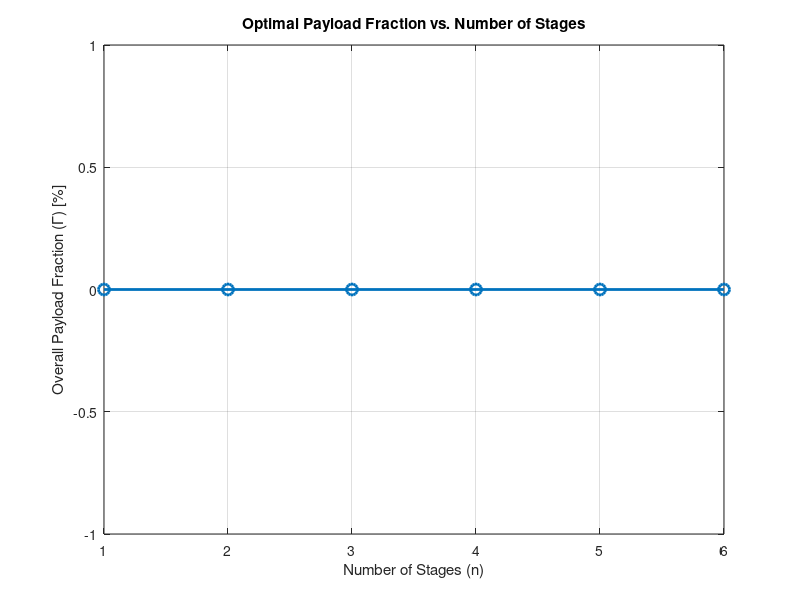

MATLAB code for this plot: (Note: this script raises an error after producing the figure.)
%==========================================================================
% Analysis: Payload Fraction vs. Number of Stages
%==========================================================================
clear; clc; close all;

% Define universal constants and vehicle parameters
g0 = 9.80665; % Standard gravity in m/s^2

% Define a constant "high-performance" launch vehicle technology
% Using parameters from the PDF's Section 8.3 example
Vn_req = 9077;      % Required Delta-V to LEO, m/s
Isp_tech = 360;     % Specific Impulse, sec
epsilon_tech = 0.1; % Structural Coefficient

% We will test for 1 to 6 stages
num_stages_vec = 1:6;
payload_fraction_vec = zeros(size(num_stages_vec));

fprintf('Calculating optimal payload fraction for different numbers of stages...\n');
fprintf('Vehicle Technology: Isp = %d s, Epsilon = %.2f\n', Isp_tech, epsilon_tech);
fprintf('Mission Requirement: Delta-V = %d m/s\n\n', Vn_req);

% Loop through each number of stages
for i = 1:length(num_stages_vec)
    n = num_stages_vec(i);
    fprintf('Testing n = %d stage(s): ', n);
    
    % Use a try-catch block in case the mission is impossible for a given n
    try
        [~, ~, ~, Gamma] = optimizeRocket(Vn_req, n, Isp_tech, epsilon_tech, g0);
        payload_fraction_vec(i) = Gamma;
        fprintf('Optimal Payload Fraction = %.4f\n', Gamma);
    catch ME
        % If optimizeRocket throws an error (mission impossible), Gamma is 0
        payload_fraction_vec(i) = 0;
        fprintf('Mission is impossible. %s\n', ME.message);
    end
end

% --- Plotting the Results ---
figure('Name', 'Payload Fraction vs. Number of Stages', 'Position', [100, 100, 800, 600]);
plot(num_stages_vec, payload_fraction_vec * 100, 'o-', 'LineWidth', 2, 'MarkerSize', 8);
grid on;
title('Optimal Payload Fraction vs. Number of Stages');
xlabel('Number of Stages (n)');
ylabel('Overall Payload Fraction (Γ) [%]');
xticks(num_stages_vec);
ylim([0, max(payload_fraction_vec * 100) * 1.1]);
legend(sprintf('Vn = %d m/s, Isp = %d s, ε = %.1f', Vn_req, Isp_tech, epsilon_tech), 'Location', 'southeast');
set(gca, 'FontSize', 12);

fprintf('\nPlot generated successfully.\n');

% --- Add the optimizeRocket function at the end ---
% (The same function from the previous answer is needed here)
function [alpha, lambda, R, Gamma] = optimizeRocket(Vn_req, n, Isp, epsilon, g0)
    if isscalar(Isp), Isp = ones(1, n) * Isp; elseif length(Isp) ~= n, error('Isp vector must be a scalar or have length n.'); end
    if isscalar(epsilon), epsilon = ones(1, n) * epsilon; elseif length(epsilon) ~= n, error('Epsilon vector must be a scalar or have length n.'); end
    C = Isp * g0;
    Vn_max_possible = sum(C .* log(1 ./ epsilon));
    if Vn_req >= Vn_max_possible
        error('Required Delta-V (%.f m/s) is >= max possible (%.f m/s).', Vn_req, Vn_max_possible);
    end
    alpha_equation = @(a) sum(C .* log((C - a) ./ (epsilon .* C))) - Vn_req;
    upper_bound = min(C .* (1 - epsilon));
    search_interval = [0, upper_bound - 1e-6];
    options = optimset('Display','off');
    alpha = fzero(alpha_equation, search_interval, options);
    lambda = (alpha .* epsilon) ./ (C - C .* epsilon - alpha);
    R = (1 + lambda) ./ (epsilon + lambda);
    Gamma = prod(lambda ./ (1 + lambda));
end